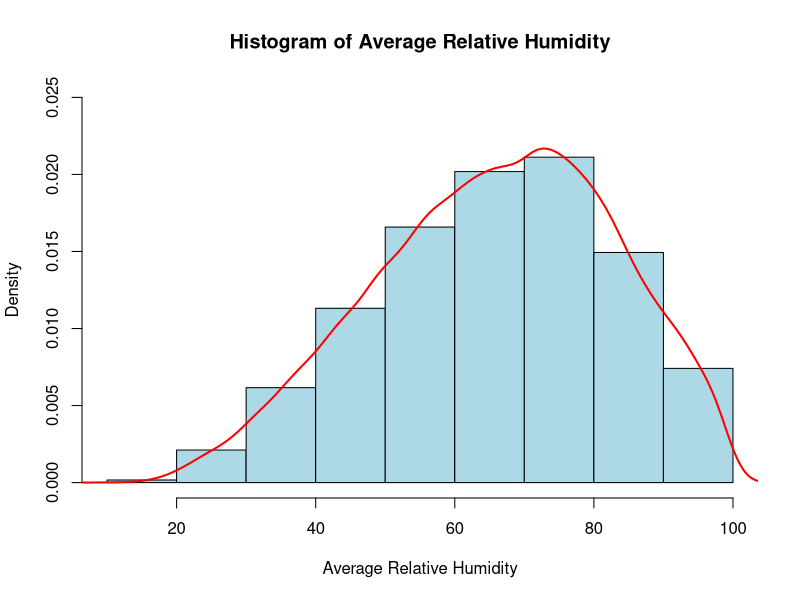
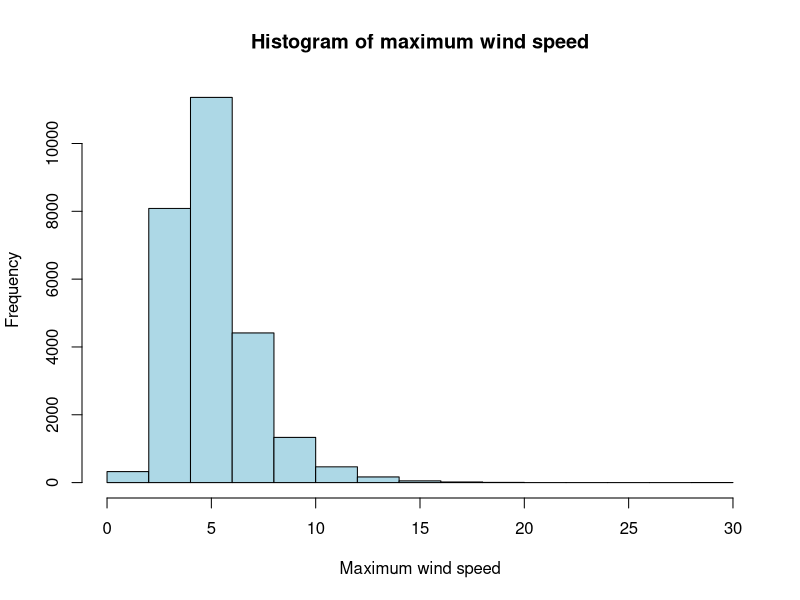
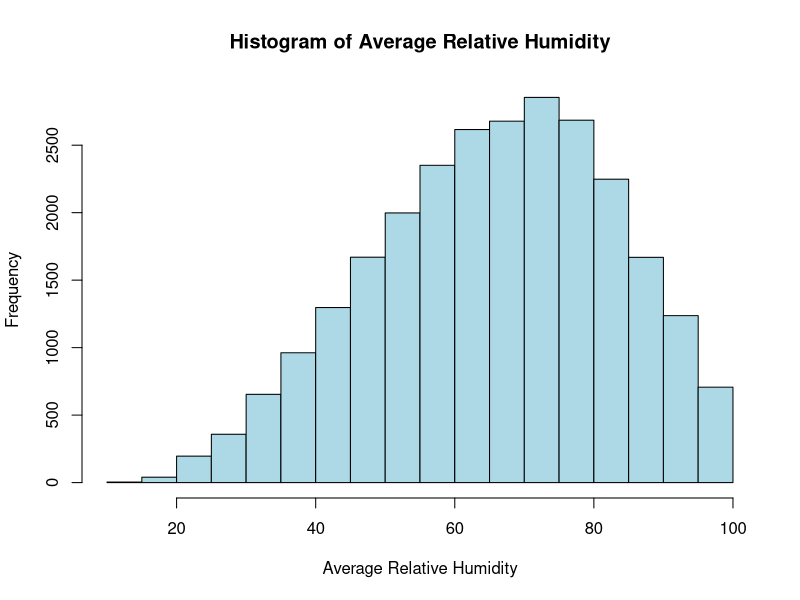
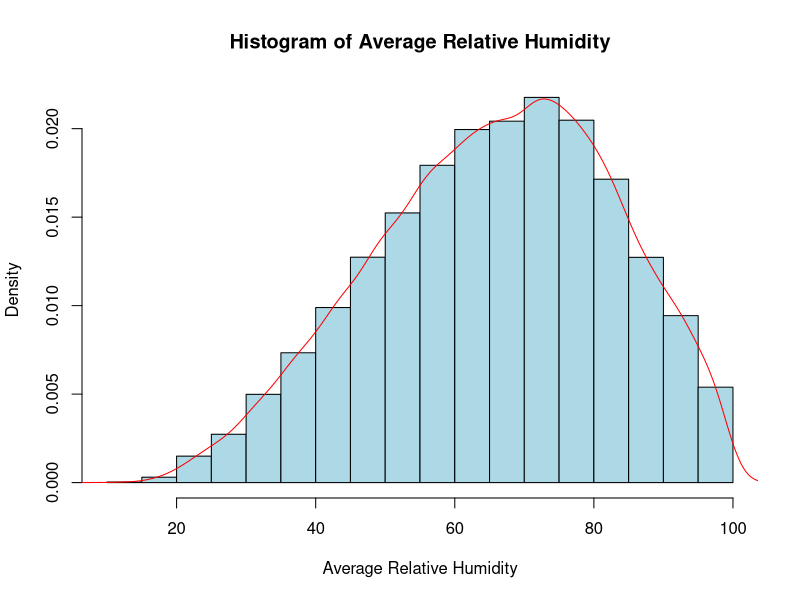
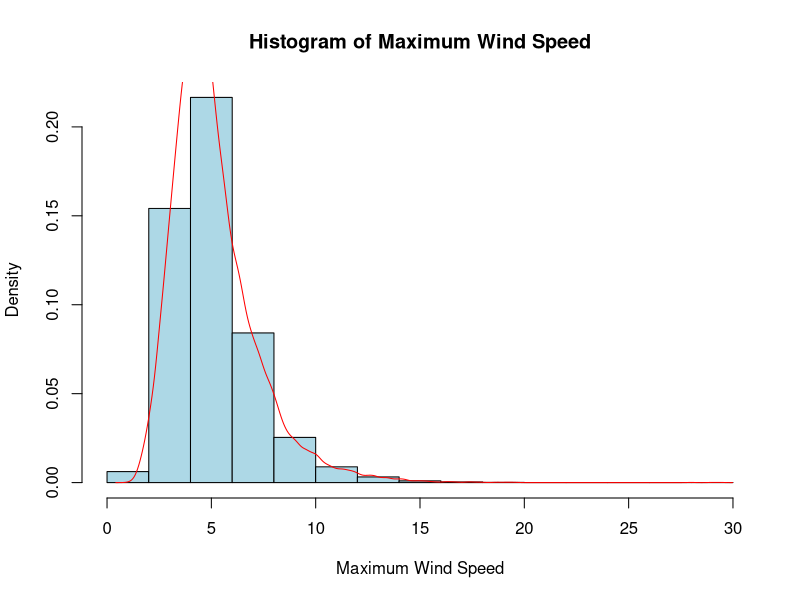
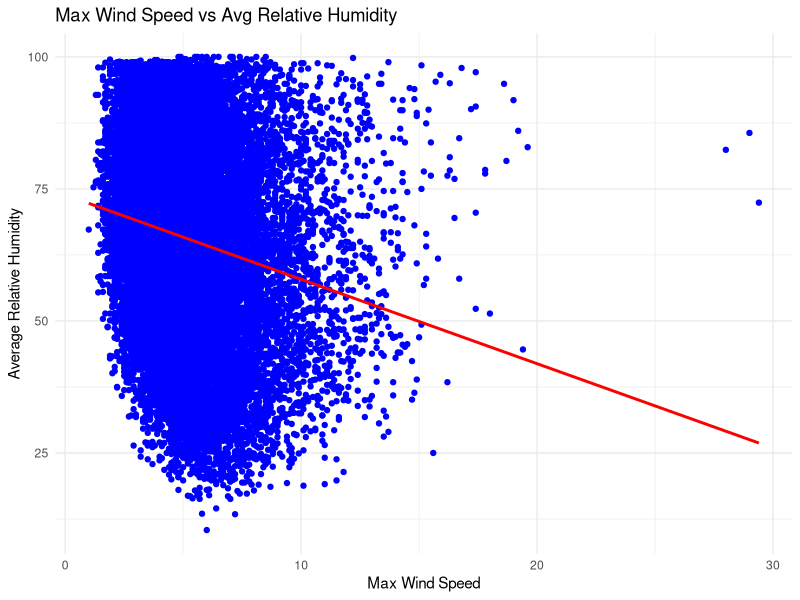

R code for these plots, in order:
# Load the Data
data <- read.csv("Weather.csv", header = TRUE, sep = ",")
# View the first few rows
head(data)
# Check the structure and types of each column
str(data)
# Get a summary of each column
summary(data) 
# Check for missing values in each column
colSums(is.na(data))
# Remove rows with missing values
data <- na.omit(data)
# Remove Duplicates
data <- data[!duplicated(data), ]
# Convert all names to lowercase
names(data) <- tolower(names(data)) 
# Replace spaces with underscores
names(data) <- gsub(" ", "_", names(data))  
# Step 8: Save the Cleaned Data
write.csv(data, "cleaned_data.csv", row.names = FALSE)

# Set the file path where you want to save the plot
png("max_wind_speed_histogram plot.png")
#Plot histogram fo max_wind_speed
hist(data$max_wind_speed, main= 'Histogram of maximum wind speed', xlab= 'Maximum wind speed', col= 'lightblue', border='black')
# Close the graphic device to save the plot
dev.off()
# Set the file path where you want to save the plot
png("max_wind_speed_histogram plot.png")
#Plot histogram fo Average_Relative_Humidity
hist(data$avg_relative_humidity, main = "Histogram of Average Relative Humidity", xlab = "Average Relative Humidity", col = "lightblue", border = "black")
# Close the graphic device to save the plot
dev.off()
# Plot the histogram with a density curve
hist(data$avg_relative_humidity, 
     breaks = 10, 
     freq = FALSE,  # Show density instead of frequency
     col = "lightblue", 
     border = "black", 
     main = "Histogram of Average Relative Humidity", 
     xlab = "Average Relative Humidity", 
     ylim = c(0, 0.025))  # Adjust y-axis for density curve if needed

# Add the density curve
lines(density(data$avg_relative_humidity), 
      col = "red", 
      lwd = 2)  # Line width
# Close the graphic device to save the plot
dev.off()
# Set the file path where you want to save the plot
png("avg_relative_humidity plot.png")
# Plot the histogram with density for avg_relative_humidity
hist(data$avg_relative_humidity, 
  probability = TRUE,               # Convert frequency to density
  main = "Histogram of Average Relative Humidity", 
  xlab = "Average Relative Humidity", 
  col = "lightblue", 
  border = "black")
# Add a density curve
lines(density(data$avg_relative_humidity, na.rm = TRUE), col = "red")
# Close the graphic device to save the plot
dev.off()

# Set the file path where you want to save the plot
png("max_wind_speed.png")
# Plot the histogram with density for max_wind_speed
hist(data$max_wind_speed, 
     probability = TRUE,              # Convert frequency to density
     main = "Histogram of Maximum Wind Speed", 
     xlab = "Maximum Wind Speed",
     col = "lightblue", 
     border = "black")
# Add a density curve
lines(density(data$max_wind_speed, na.rm = TRUE), col = "red")
# Close the graphic device to save the plot
dev.off()
install.packages("ggplot2")
library(ggplot2)
# Fit the linear model for avg_relative_humidity as a function of max_wind_speed
model <- lm(avg_relative_humidity ~ max_wind_speed, data = data)
# Create the scatter plot with the regression line
plot <- ggplot(data, aes(x = max_wind_speed, y = avg_relative_humidity)) +
  geom_point(color = "blue") +  # Scatter plot of data points
  geom_smooth(method = "lm", color = "red", se = FALSE) +  # Add linear regression line
  ggtitle("Max Wind Speed vs Avg Relative Humidity") + 
  xlab("Max Wind Speed") + 
  ylab("Average Relative Humidity") +
  theme_minimal()
# Save the plot as a PNG file
ggsave("linear_regression_plot.png", plot = plot, width = 8, height = 6)
# Pearson's correlation test between avg_relative_humidity and max_wind_speed
cor.test(data$avg_relative_humidity, data$max_wind_speed, method = "pearson")
